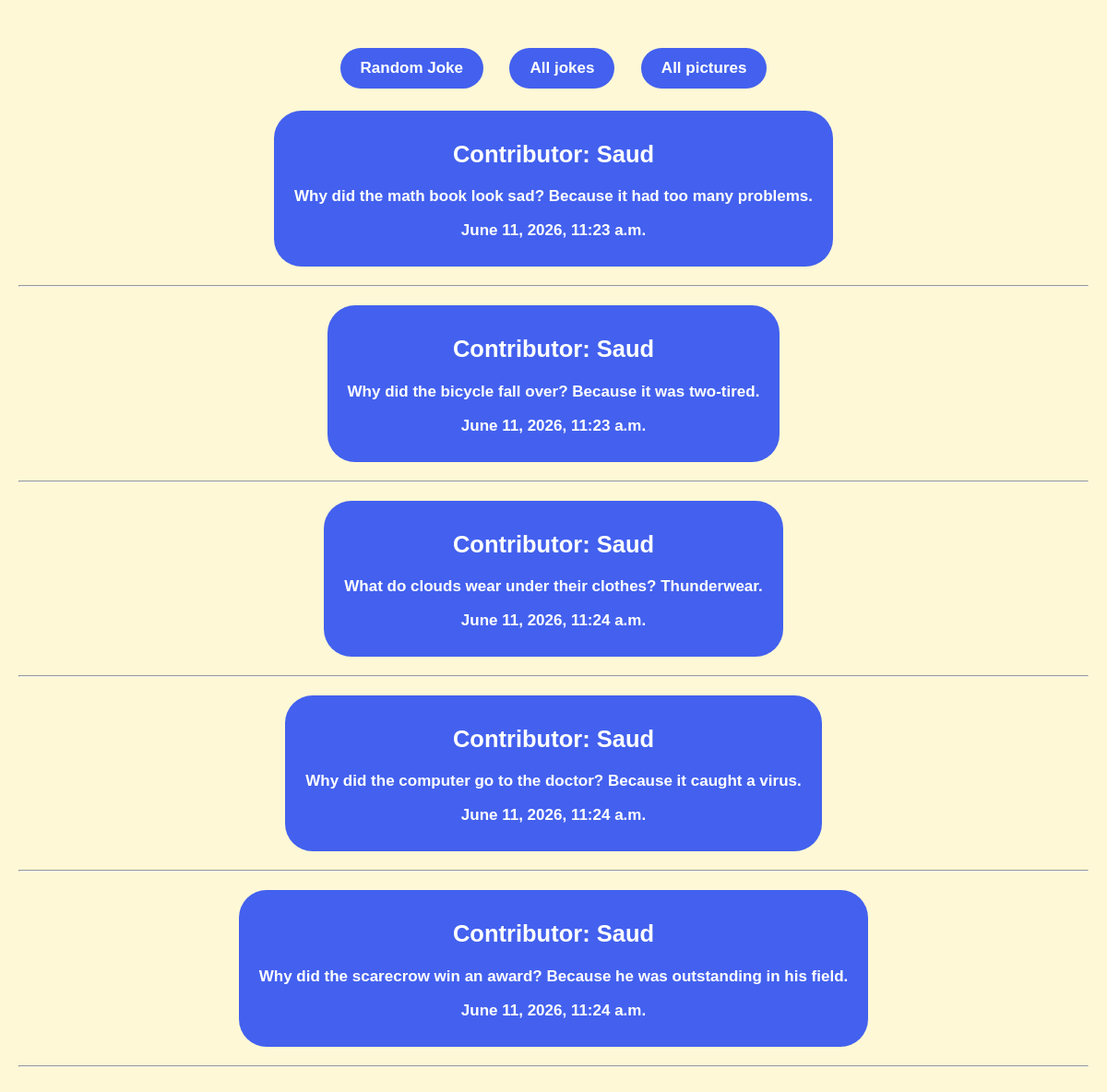
Page /dadjokes/jokes on the committed database.
### dadjokes/models.py (models this page shows, shortened)
class Joke(models.Model):
    text = models.TextField(blank=True)
    contributor = models.TextField(blank=True)
    timestamp = models.DateTimeField(auto_now=True)
    '''Returns the string repersentation of a Joke Object'''

### dadjokes/views.py (the view)
# urls.py: path(r'jokes', JokeListView.as_view(), name='all_jokes'),
class JokeListView(ListView):
    model = Joke
    template_name = 'dadjokes/all_jokes.html'
    context_object_name = 'jokes'

### dadjokes/templates/dadjokes/all_jokes.html
{% extends 'dadjokes/base.html' %}
{% block content %}
    {% for joke in jokes %}
       <div class="joke">
        <a href="{% url 'joke' joke.pk %}" class="joke-link">
            <h2>Contributor: {{joke.contributor}}</h2>
            <p>{{joke.text}}</p>
            <p>{{joke.timestamp}}</p>
        </a>
        </div>
        <hr>
    {% endfor %}
{% endblock %}

### static/dadjokes/style.css (style rules this page uses)
body { font-family: "Trebuchet MS", Arial, sans-serif; background-color: #fff8d6; margin: 0; padding: 40px 20px; text-align: center; }
a { display: inline-block; margin: 12px; padding: 12px 22px; background-color: #4361ee; color: white; text-decoration: none; border-radius: 30px; font-size: 17px; font-weight: bold; transition: 0.2s; }

### rows in the picture
Joke: contributor "Saud", text "Why did the math book look sad? Because it had too many problems.", timestamp "June 11, 2026, 11:23 a.m."
Joke: contributor "Saud", text "Why did the bicycle fall over? Because it was two-tired.", timestamp "June 11, 2026, 11:23 a.m."
Joke: contributor "Saud", text "What do clouds wear under their clothes? Thunderwear.", timestamp "June 11, 2026, 11:24 a.m."
Joke: contributor "Saud", text "Why did the computer go to the doctor? Because it caught a virus.", timestamp "June 11, 2026, 11:24 a.m."
Joke: contributor "Saud", text "Why did the scarecrow win an award? Because he was outstanding in his field.", timestamp "June 11, 2026, 11:24 a.m."
